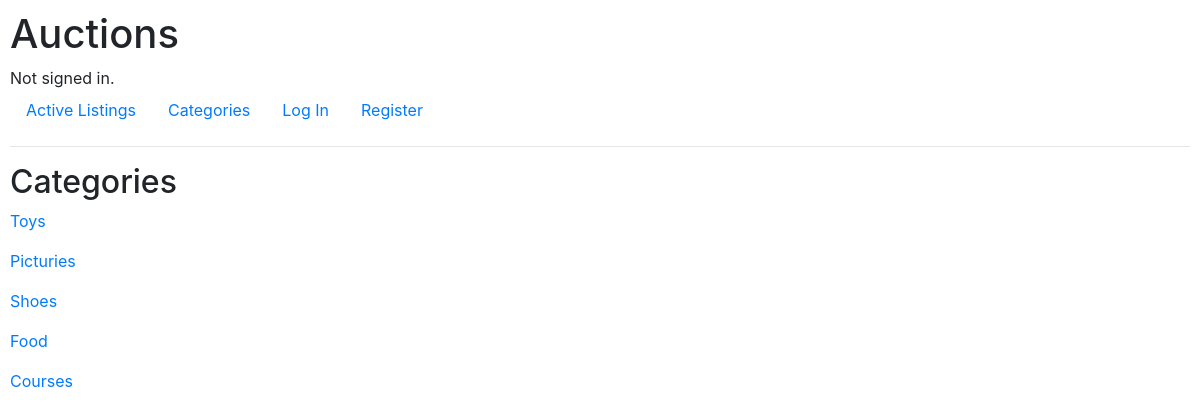
The page /category on the database its author committed.
### auctions/models.py (models this page shows)
class Category(models.Model):
    name = models.CharField(max_length=40)
    listings = models.ManyToManyField(Listing, blank=True, related_name="categories")

### auctions/views.py (the view)
# urls.py: path("category", views.categories, name="cat"),
def categories(request):
    categories = Category.objects.all()
    return render(request, "auctions/categories.html",{
        "categories":  categories
    })

### auctions/templates/auctions/categories.html
{% extends "auctions/layout.html" %}
{% block body %}
    <h2>Categories</h2>
    {% for c in categories %}
        <p><a  href="{% url 'catl' c.id %}">{{c.name}}</a></p>
    {% endfor%}
{% endblock %}

### auctions/static/auctions/styles.css (style rules this page uses)
body { padding: 10px; }

### rows shown on the page
Category: name "Toys"
Category: name "Picturies"
Category: name "Shoes"
Category: name "Food"
Category: name "Courses"
